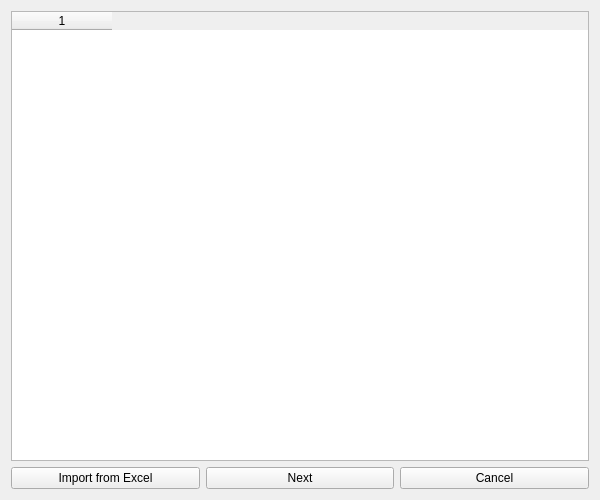
<?xml version="1.0" encoding="UTF-8"?>
<ui version="4.0">
 <class>SerialNumberEntryForm</class>
 <widget class="QWidget" name="SerialNumberEntryForm">
  <property name="geometry">
   <rect>
    <x>0</x>
    <y>0</y>
    <width>600</width>
    <height>500</height>
   </rect>
  </property>
  <property name="windowTitle">
   <string>Enter Serial Numbers</string>
  </property>
  <layout class="QVBoxLayout" name="verticalLayout">
   <item>
     <widget class="QTableWidget" name="serialTableWidget">
       <property name="columnCount">
         <number>1</number>
       </property>
       <property name="rowCount">
         <number>0</number>
       </property>
       <property name="horizontalHeaderLabels">
         <stringlist>
           <string>Serial Number</string>
         </stringlist>
       </property>
     </widget>
   </item>
   <item>
    <layout class="QHBoxLayout" name="buttonLayout">
     <item>
      <widget class="QPushButton" name="importExcelButton">
       <property name="text">
        <string>Import from Excel</string>
       </property>
      </widget>
     </item>
     <item>
      <widget class="QPushButton" name="nextButton">
       <property name="text">
        <string>Next</string>
       </property>
      </widget>
     </item>
     <item>
      <widget class="QPushButton" name="cancelButton">
       <property name="text">
        <string>Cancel</string>
       </property>
      </widget>
     </item>
    </layout>
   </item>
  </layout>
 </widget>
 <resources/>
 <connections/>
</ui>
